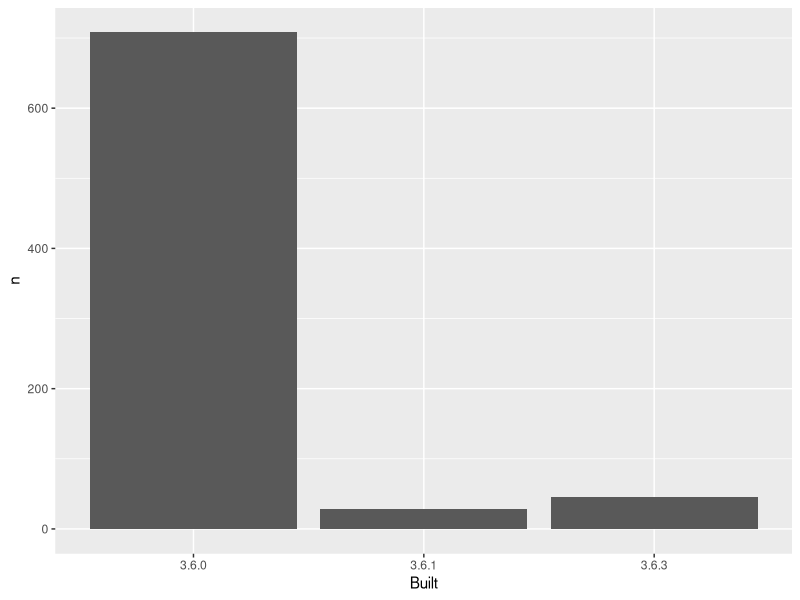

This figure's R source:
## remember to restart R here!
## make a barchart from the frequency table in data/add-on-packages-freqtable.csv

## read that csv into a data frame
## idea: try using here::here() to create the file path
library(tidyverse)
library(here)

apt_freqtable <- read_csv(here("data", "add-on-packages-freqtable.csv"))

## if you use ggplot2, code like this will work:
p <- ggplot(apt_freqtable, aes(x = Built, y = n)) +
  geom_col()

## write this barchart to figs/built-barchart.png
## if you use ggplot2, ggsave() will help
## idea: try using here::here() to create the file path
ggsave(here("figs", "built-barchart.png"), p, height = 3)
